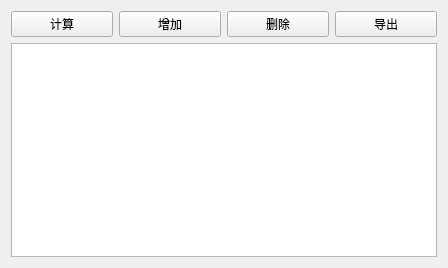
<?xml version="1.0" encoding="UTF-8"?>
<ui version="4.0">
 <class>Step10_1</class>
 <widget class="QWidget" name="Step10_1">
  <property name="geometry">
   <rect>
    <x>0</x>
    <y>0</y>
    <width>448</width>
    <height>268</height>
   </rect>
  </property>
  <property name="windowTitle">
   <string>Form</string>
  </property>
  <layout class="QVBoxLayout" name="verticalLayout">
   <item>
    <layout class="QHBoxLayout" name="horizontalLayout">
     <item>
      <widget class="QPushButton" name="pushButton_5">
       <property name="text">
        <string>计算</string>
       </property>
      </widget>
     </item>
     <item>
      <widget class="QPushButton" name="pushButton">
       <property name="text">
        <string>增加</string>
       </property>
      </widget>
     </item>
     <item>
      <widget class="QPushButton" name="pushButton_2">
       <property name="text">
        <string>删除</string>
       </property>
      </widget>
     </item>
     <item>
      <widget class="QPushButton" name="pushButton_3">
       <property name="text">
        <string>导出</string>
       </property>
      </widget>
     </item>
    </layout>
   </item>
   <item>
    <widget class="QTableWidget" name="qTableWidget"/>
   </item>
  </layout>
 </widget>
 <resources/>
 <connections/>
</ui>
